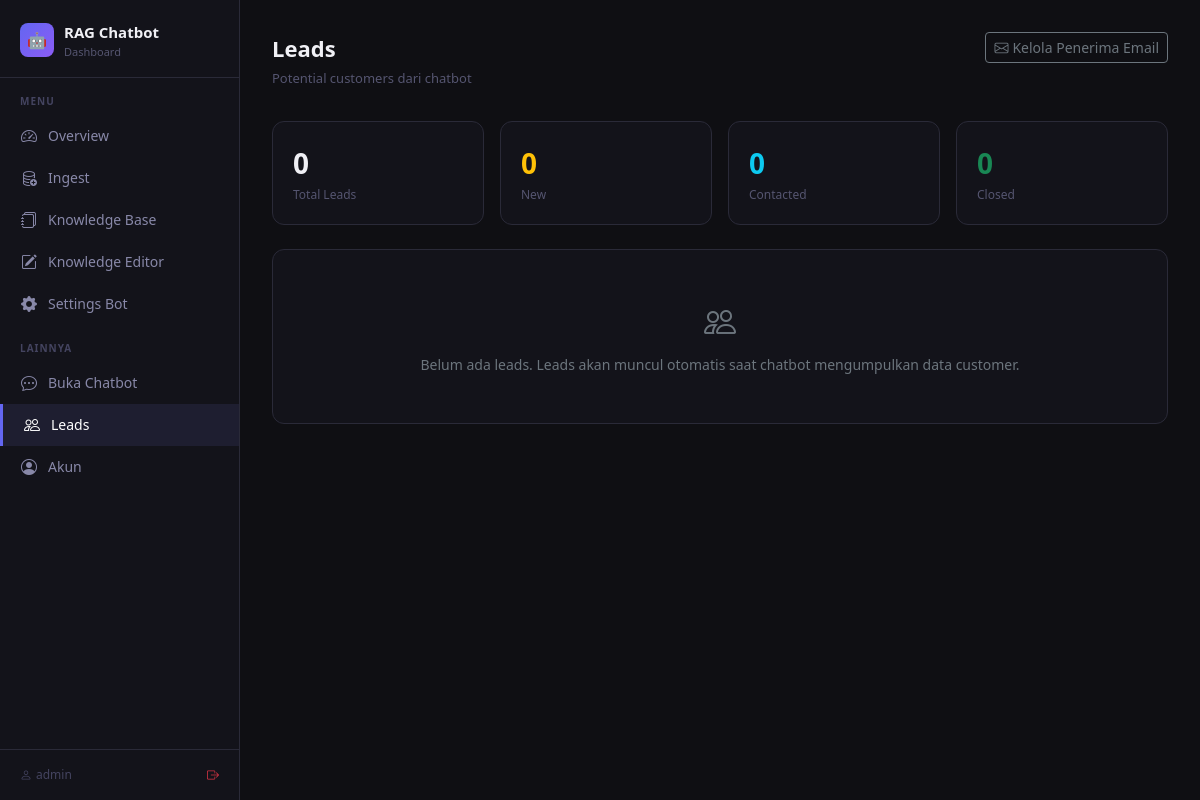
The app's page /dashboard/leads.php (signed in), older data.
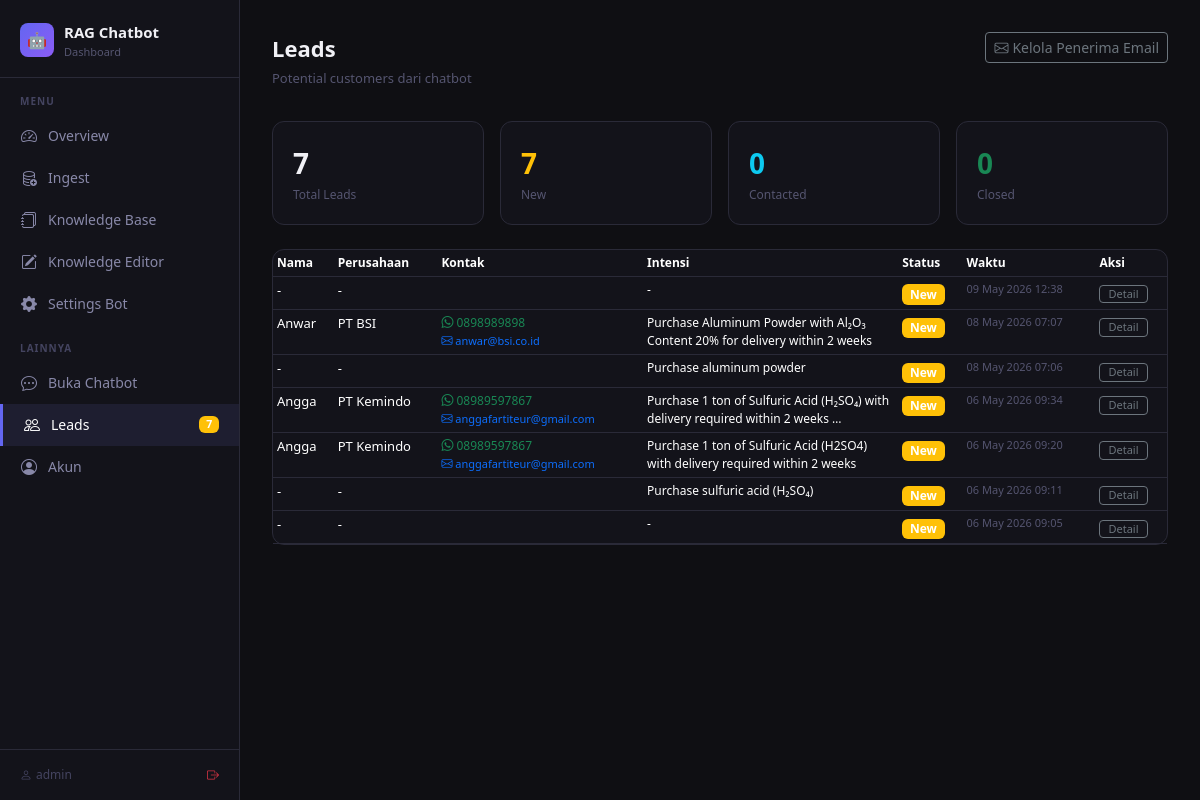
The same page, newer data.
### tables this page shows
CREATE TABLE `leads` (
  `id` int(11) NOT NULL,
  `nama` varchar(255) DEFAULT NULL,
  `whatsapp` varchar(50) DEFAULT NULL,
  `email` varchar(255) DEFAULT NULL,
  `perusahaan` varchar(255) DEFAULT NULL,
  `intensi` text DEFAULT NULL,
  `summary` text DEFAULT NULL,
  `raw_history` longtext DEFAULT NULL,
  `status` enum('new','contacted','closed') DEFAULT 'new',
  `created_at` timestamp NOT NULL DEFAULT current_timestamp(),
  `updated_at` timestamp NOT NULL DEFAULT current_timestamp() ON UPDATE current_timestamp()
);

### dashboard/includes/db.php (called while the page is built, shortened)
<?php
function getDB(): PDO {
    static $pdo = null;
    if ($pdo) return $pdo;
    $host = $_ENV['DB_HOST'] ?? 'localhost';
    $port = $_ENV['DB_PORT'] ?? '3306';
    $name = $_ENV['DB_NAME'] ?? 'rag_chatbot';
    $user = $_ENV['DB_USER'] ?? 'root';
    $pass = $_ENV['DB_PASS'] ?? '';
    $pdo = new PDO(
        "mysql:host={$host};port={$port};dbname={$name};charset=utf8mb4",
        $user, $pass,
        [PDO::ATTR_ERRMODE => PDO::ERRMODE_EXCEPTION, PDO::ATTR_DEFAULT_FETCH_MODE => PDO::FETCH_ASSOC]
    );
    return $pdo;
}

### dashboard/leads.php (the view, shortened to what the changed rows need)
<?php
$db = getDB();
$status  = $_GET['status'] ?? '';
$where   = $status ? "WHERE status = '{$status}'" : '';
$leads   = $db->query("SELECT * FROM leads {$where} ORDER BY created_at DESC")->fetchAll();
$counts  = $db->query("SELECT status, COUNT(*) as c FROM leads GROUP BY status")->fetchAll(PDO::FETCH_KEY_PAIR);
$total   = array_sum($counts);
require_once __DIR__ . '/includes/header.php';
?>
<div class="row g-3 mb-4">
    <div class="col-sm-3">
        <a href="leads.php" class="text-decoration-none">
            <div class="stat-card">
                <div class="stat-value"><?= $total ?></div>
                <div class="stat-label">Total Leads</div>
            </div>
        </a>
    </div>
    <div class="col-sm-3">
        <a href="leads.php?status=new" class="text-decoration-none">
            <div class="stat-card">
                <div class="stat-value text-warning"><?= $counts['new'] ?? 0 ?></div>
                <div class="stat-label">New</div>
            </div>
        </a>
    </div>
</div>
<div class="card">
    <div class="card-body p-0">
        <?php if (empty($leads)): ?>
            <div class="p-5 text-center text-secondary">
                <i class="bi bi-people" style="font-size:32px"></i>
                <div class="mt-2 small">Belum ada leads. Leads akan muncul otomatis saat chatbot mengumpulkan data customer.</div>
            </div>
        <?php else: ?>
        <table class="table table-sm mb-0">
            <thead><tr>
                <th style="font-size:12px">Nama</th>
                <th style="font-size:12px">Perusahaan</th>
                <th style="font-size:12px">Kontak</th>
                <th style="font-size:12px">Intensi</th>
                <th style="font-size:12px">Status</th>
                <th style="font-size:12px">Waktu</th>
                <th style="font-size:12px">Aksi</th>
            </tr></thead>
            <tbody>
            <?php foreach ($leads as $lead): ?>
            <tr>
                <td style="font-size:13px"><?= htmlspecialchars($lead['nama'] ?? '-') ?></td>
                <td style="font-size:13px"><?= htmlspecialchars($lead['perusahaan'] ?? '-') ?></td>
                <td style="font-size:12px">
                    <?php if ($lead['whatsapp']): ?>
                        <a href="https://wa.me/<?= htmlspecialchars($lead['whatsapp']) ?>" target="_blank" class="text-success text-decoration-none">
                            <i class="bi bi-whatsapp"></i> <?= htmlspecialchars($lead['whatsapp']) ?>
                        </a><br>
                    <?php endif; ?>
                    <?php if ($lead['email']): ?>
                        <a href="mailto:<?= htmlspecialchars($lead['email']) ?>" class="text-primary text-decoration-none" style="font-size:11px">
                            <i class="bi bi-envelope"></i> <?= htmlspecialchars($lead['email']) ?>
                        </a>
                    <?php endif; ?>
                </td>
                <td style="font-size:12px;max-width:200px">
                    <?= htmlspecialchars(mb_substr($lead['intensi'] ?? '-', 0, 80)) ?>
                    <?= strlen($lead['intensi'] ?? '') > 80 ? '…' : '' ?>
                </td>
                <td>
                    <?php
                    $badges = ['new' => 'warning', 'contacted' => 'info', 'closed' => 'success'];
                    $badge  = $badges[$lead['status']] ?? 'secondary';
                    ?>
                    <span class="badge bg-<?= $badge ?>"><?= ucfirst($lead['status']) ?></span>
                </td>
                <td style="font-size:11px;color:#555570"><?= date('d M Y H:i', strtotime($lead['created_at'])) ?></td>
                <td>
                    <button class="btn btn-sm btn-outline-secondary py-0 px-2" style="font-size:11px"
                        data-bs-toggle="modal" data-bs-target="#leadModal<?= $lead['id'] ?>">
                        Detail
                    </button>
                </td>
            </tr>
            <?php endforeach; ?>
            </tbody>
        </table>
        <?php endif; ?>
    </div>
</div>
<?php
require_once __DIR__ . '/includes/footer.php';
?>

### dashboard/includes/header.php (shortened to what the changed rows need)
<?php
$currentPage = basename($_SERVER['PHP_SELF'], '.php');
?>
<!DOCTYPE html>
<html lang="id" data-bs-theme="dark">
<head>
    <link rel="stylesheet" href="https://cdn.jsdelivr.net/npm/bootstrap@5.3.3/dist/css/bootstrap.min.css">
    <link rel="stylesheet" href="https://cdn.jsdelivr.net/npm/bootstrap-icons@1.11.3/font/bootstrap-icons.min.css">
</head>
<body>
<div class="sidebar">
    <nav class="nav flex-column">
        <a href="<?= BASE_URL ?>/dashboard/leads.php" class="nav-link <?= $currentPage==='leads'?'active':'' ?>">
            <i class="bi bi-people"></i> Leads
            <?php
            try {
                $newLeads = getDB()->query("SELECT COUNT(*) FROM leads WHERE status='new'")->fetchColumn();
                if ($newLeads > 0) echo '<span class="badge bg-warning ms-auto">' . $newLeads . '</span>';
            } catch(Exception $e) {}
            ?>
        </a>
    </nav>
</div>
<div class="main-content">

Row changes from the older to the newer data that the page shows:
added leads: nama "-", perusahaan "-", intensi "-", status "New", created_at "09 May 2026 12:38"
added leads: nama "Anwar", perusahaan "PT BSI", whatsapp "0898989898", email "anwar@bsi.co.id", intensi "Purchase Aluminum Powder with Al₂O₃ Content 20% for delivery within 2 weeks", status "New", created_at "08 May 2026 07:07"
added leads: nama "-", perusahaan "-", intensi "Purchase aluminum powder", status "New", created_at "08 May 2026 07:06"
added leads: nama "Angga", perusahaan "PT Kemindo", whatsapp "08989597867", email "anggafartiteur@gmail.com", intensi "Purchase 1 ton of Sulfuric Acid (H₂SO₄) with delivery required within 2 weeks", status "New", created_at "06 May 2026 09:34"
added leads: nama "Angga", perusahaan "PT Kemindo", whatsapp "08989597867", email "anggafartiteur@gmail.com", intensi "Purchase 1 ton of Sulfuric Acid (H2SO4) with delivery required within 2 weeks", status "New", created_at "06 May 2026 09:20"
added leads: nama "-", perusahaan "-", intensi "Purchase sulfuric acid (H₂SO₄)", status "New", created_at "06 May 2026 09:11"
added leads: nama "-", perusahaan "-", intensi "-", status "New", created_at "06 May 2026 09:05"
Text that changed along with them:
$newLeads: (not shown) → "7"
$total: "0" → "7"
$counts['new']: "0" → "7"
text no longer shown: "Belum ada leads. Leads akan muncul otomatis saat chatbot mengumpulkan data customer."
text now shown: "Nama Perusahaan Kontak Intensi Status Waktu Aksi"
